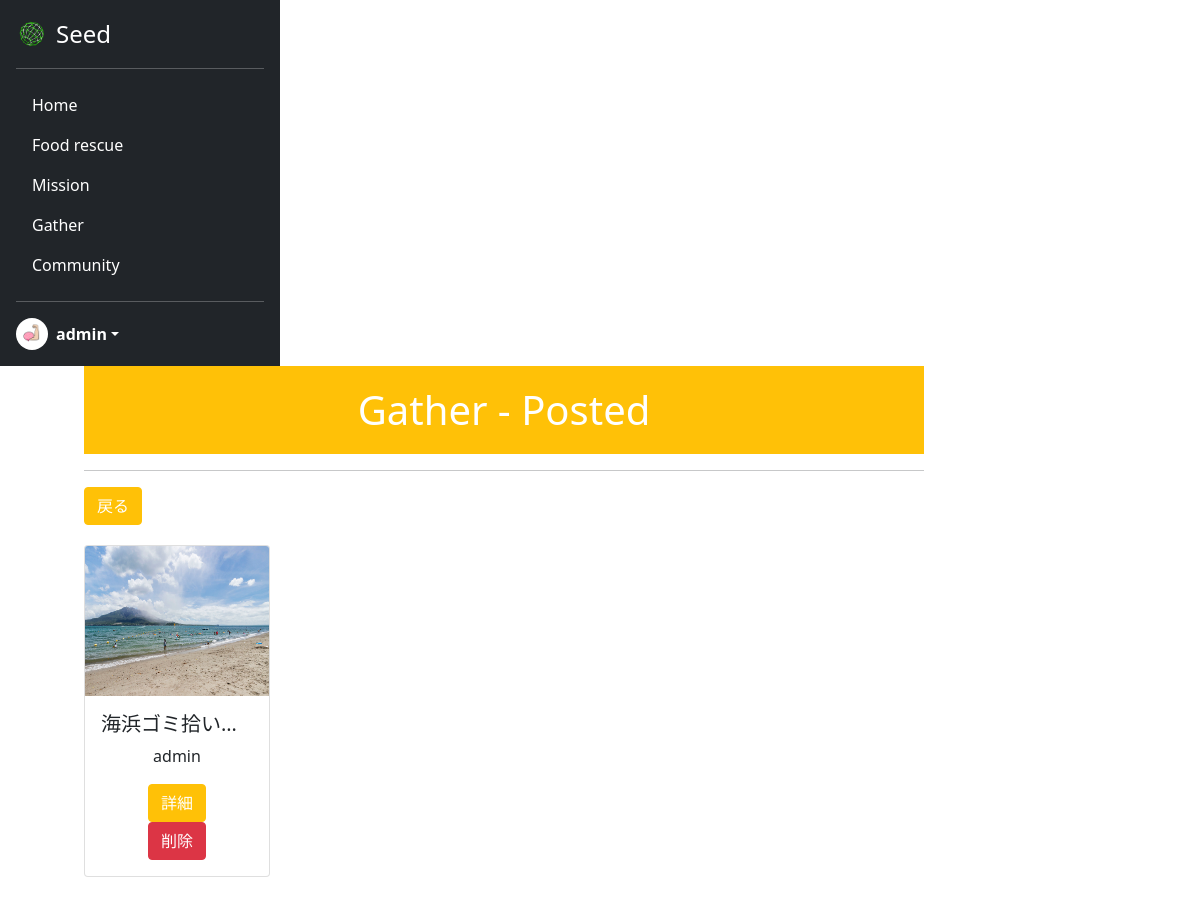
Before: /mygather/ (signed in) with the older database file.
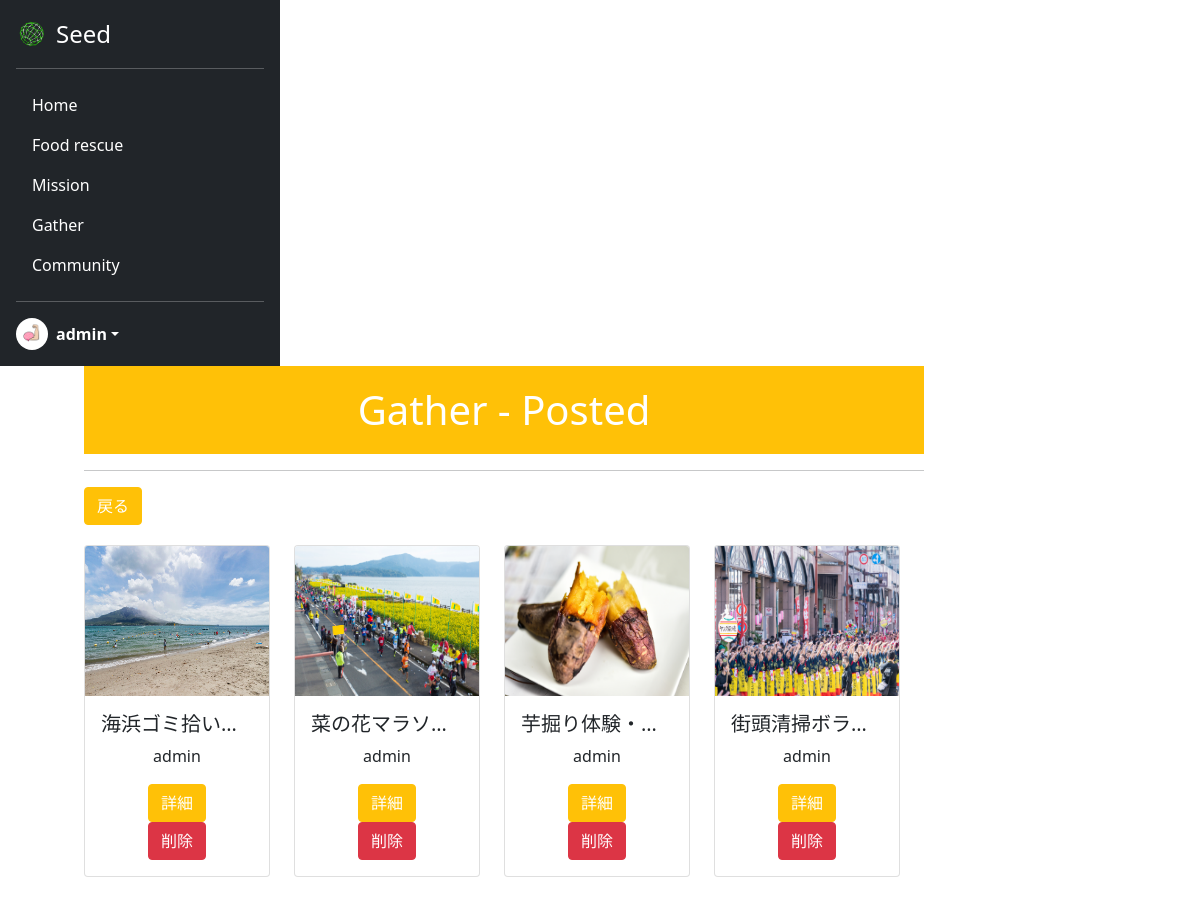
After: the same page with the newer database file.
### seed/models.py (models this page shows)
class Gather(models.Model):
    user_id = models.ForeignKey(CustomUser, verbose_name="募集主", on_delete=models.CASCADE)
    title = models.CharField(verbose_name="タイトル", max_length=100)
    prefecture = models.ForeignKey(Prefecture, verbose_name="都道府県", on_delete=models.CASCADE)
    access = models.CharField(verbose_name="アクセス", max_length=200)
    contact = models.CharField(verbose_name="連絡先", max_length=254)
    detail = models.TextField(verbose_name="詳細", max_length=300)
    image = models.ImageField(verbose_name="画像", upload_to='gather_img/', null=True)
    create_at = models.DateTimeField(verbose_name="作成日時", auto_now_add=True)

### acount/models.py (models this page shows)
class CustomUser(AbstractUser):
    is_general = models.BooleanField(null=True ,default=True)
    is_active = models.BooleanField(null=True ,default=False)
    mission_point = models.IntegerField(null=False ,default=0)
    profile_pic = models.ImageField(null=False, upload_to='profile_pics')
    address = models.CharField(null=True, max_length=100, blank=True)

### seed/views.py (the view)
# urls.py: path('mygather/', views.MyGatherView.as_view(), name='mygather'),
class MyGatherView(ListView):
    template_name = 'mygather.html'
    model = Gather
    context_object_name = 'mygather_list'
    def get_queryset(self):
        return Gather.objects.filter(user_id=self.request.user)

### seed/templates/mygather.html (shortened to what this page needs)
{% extends 'mypagebase.html' %}
{% load static %}
{% block content %}
<div class="text-center">
    <h1 class="title" style="background: #ffc107; color:white;">Gather - Posted</h1>
    <hr>
    <div class="text-start" style="margin-bottom:20px;">
        <a href="{% url 'seed:gather' %}" class="btn btn-warning" style="color:white;">戻る</a>
    </div>
    {% if mygather_list %}
    <div class="row" style="height: 650px; width:100%; overflow-y: scroll;">
        {% for gather in mygather_list %}
        <div class="col-3">
            <div class="card" style="width: 100%;">
                {% if gather.image %}
                    <img src="{{gather.image.url}}" class="card-img-top" alt="..." height="150px">
                {% else %}
                    <img src="{% static 'assets/img/mypage/damy.png' %}" class="card-img-top" alt="...">
                {% endif %}
                <div class="card-body">
                    <h5 class="card-title">{{gather.title}}</h5>
                    <p class="card-text">
                        {{gather.user_id.username}}
                    </p>
                    <a href="{% url 'seed:gather_detail' gather.pk %}" class="btn btn-warning" style="color:white;">詳細</a>
                    <form method="POST">
                        <a href="{% url 'seed:gather_delete' gather.pk %}" class="btn btn-danger" style="color:white;">削除</a>
                    </form>
                </div>
            </div>
        </div>
        {% endfor %}
    </div>
    {% else %}
    <h3>投稿している募集情報はありません</h3>
    {% endif %}
</div>
{% endblock %}

Changed rows visible on the page:
added Gather: image (picture), title "菜の花マラソ…", user_id.username "admin"
added Gather: image (picture), title "芋掘り体験・…", user_id.username "admin"
added Gather: image (picture), title "街頭清掃ボラ…", user_id.username "admin"
